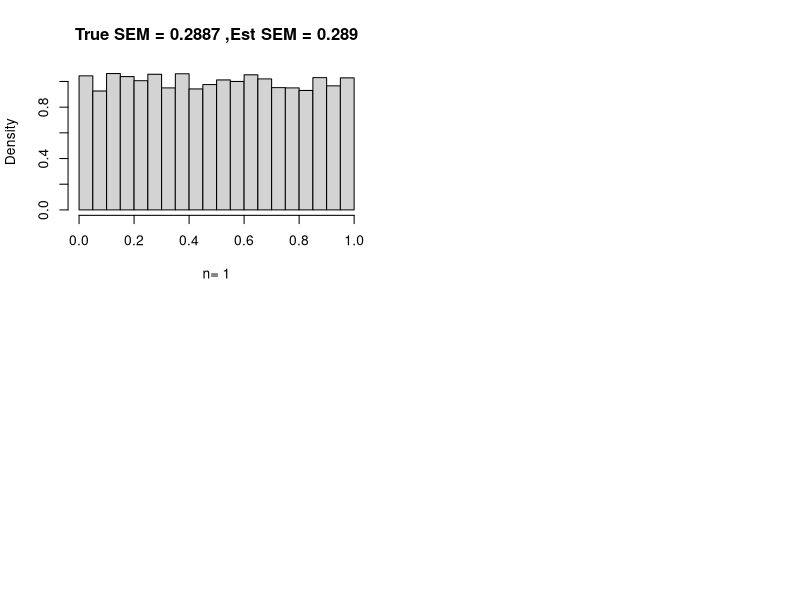

Reproduce this figure in R. (Note: this script raises an error after producing the figure.)
#demo.clt.unif(N,n)
# draws N samples of size n from Uniform(0,1)
# and plots the N means with a normal distribution overlay
demo.clt.unif <- function(N, n){
  sam <- matrix(runif(N*n, 0, 1),ncol=N);
  # calculate the mean of each column
  sam.mean<- colMeans(sam)
  sam.se<- sd(sam.mean)
  true.se <- sqrt((1/12)/n)
  hist(sam.mean,freq=FALSE, breaks=25, main=paste("True SEM =",round(true.se, 4),",Est SEM =", round(sam.se,4)),xlab=paste("n=", n))
  points(density(sam.mean),type="1")
  x <- seq(0,1,length=1000)
  points(x, dnorm(x, mean=0.5, sd=true.se),type="1", lwd=2, col="red")
  rug(sam.mean)
}
par(mfrow=c(2,2));
demo.clt.unif(10000, 1);
demo.clt.unif(10000, 2);
demo.clt.unif(10000, 6);
demo.clt.unif(10000, 12);


demo.clt.exp <- function(N, n){
  # draw sample in a matrix with N columns and n rows
  sam <- matrix(rexp(N*n, 1),ncol=N);
  # calculate the mean of each column
  sam.mean<- colMeans(sam)
  sam.se<- sd(sam.mean)
  true.se <- sqrt(1/n)
  hist(sam.mean,freq=FALSE, breaks=25, main=paste("True SEM =",round(true.se, 4),",Est SEM =", round(sam.se,4)),xlab=paste("n=", n))
  points(density(sam.mean),type="1")
  x <- seq(0,5,length=1000)
  points(x, dnorm(x, mean=0.5, sd=true.se),type="1", lwd=2, col="red")
  rug(sam.mean)
}
par(mfrow=c(2,2));
demo.clt.exp(10000, 1);
demo.clt.exp(10000, 6);
demo.clt.exp(10000, 30);
demo.clt.exp(10000, 100);

library(TeachingDemos)
?clt.examp

x <- seq(-8, 8, length=1000)
par(mfrow=c(1,1))
plot(x, dnorm(x), type="1", lwd=2, col="red"
     ,main="Normal (red) vs t-dist with df=1,2,6,12,30,100")
points(x, dt(x, 1),type="1")
points(x, dt(x, 2),type="1")
points(x, dt(x, 6),type="1")
points(x, dt(x, 12),type="1")
points(x, dt(x, 30),type="1")
points(x, dt(x, 100),type="1")

library(TeachingDemos)
ci.examp(mean.sim=10, sd=2, n=25
         , reps=100, conf.level=0.95, method="t")

bs.one.samp.dist <- function(dat, N =1e4){
  n <- length(dat);
  sam <- matrix(sample(dat,size= N*n, replace=TRUE), ncol=N);
  sam.mean <- colMeans(sam);
  old.par <- par(no.readonly = TRUE)
  par(mfrow=c(2,1), mar=c(3,2,2,1), oma=c(1,1,1,1))
  hist(dat, freq=FALSE, breaks=6
       ,main="Plot of data with smoothed density curve")
  points(density(dat), type="l")
  rug(dat)
  
  hist(sam.mean,freq=FALSE, breaks=25
       , main="Bootstrap sampling distribution of the mean"
       , xlab=paste("Data: n=", n
                    , ", mean=", signif(mean(dat), digits = 5)
                    , ", se=", signif(sd(dat)/sqrt(n)),digits=5))
  points(density(sam.mean),type="l")
  x <- seq(min(sam.mean), max(sam.mean), length=1000)
  points(x, dnorm(x, mean = mean(dat),sd=sd(dat)/sqrt(n))
         ,type = "l", lwd=2, col="red")
  rug(sam.mean)
  par(old.par)
}
x<- rgamma(10, shape = .5, scale = 20)
bs.one.samp.dist(x)

age <- c(54,42,51,54,49,56,33,58,54,64,49)
par(mfrow=c(2,1))
hist(age, freq=FALSE, breaks=6)
points(density(age), type="1")
rug(age)

library(vioplot)
vioplot(age, horizontal=TRUE, col="gray")

qt(1 - 0.05/2, df=length(age)-1)
?t.test
t.summary <- t.test(age, mu=50)
t.summary

summary(age)
bs.one.samp.dist(age)



t.dist.pval<-function(t.summary) {
  par(mfrow=c(1,1))
  lim.extreme <- max(4,abs(t.summary$statistic) + 0.5)
  lim.lower <- -lim.extreme;
  lim.upper <-lim.extreme;
  x.curve <-seq(lim.lower,lim.upper,length=200)
  y.curve <-dt(x.curve,df = t.summary$parameter)
  plot(x.curve, y.curve, type = "n"
       , ylab =paste("t-dist( df=", signif(t.summary$parameter, 3), ")")
       , xlab =paste("t-stat=", signif(t.summary$statistic, 5)
                     , " ，Shaded area is p-value =", signif(t.summary$p.value, 5)))
  if ((t.summary$alternative == "less" )
      | (t.summary$alternative == "two.sided ")) {
    x.pval.l <- seq(lim.lower,-abs(t.summary$statistic),length=200)
    y.pval.l <-dt(x.pval.l, df = t.summary$parameter)
    polygon(c(lim.lower,x.pval.l, -abs(t.summary$statistic))
            , c(0,y.pval.u,0), col="gray" )
  }
  if ((t.summary$alternative == "greater")
      |(t.summary$alternative == "two.sided")) {
    x.pval.u <- seq(abs(t.summary$statistic), lim.upper, length=200)
    y.pval.u <- dt(x.pval.u, df = t.summary$parameter)
    polygon(c(abs(t.summary$statistic), x.pval.u, lim.upper)
            , c(0, y.pval.u, 0), col="gray")
  }
  points(x.curve, y.curve, type = "l", lwd = 2, col = "blue")
}
t.dist.pval(t.summary)

names(t.summary)
t.summary$statistic
t.summary$parameter
t.summary$p.vaule
t.summary$conf.int
t.summary$estimate
t.summary$null.value
t.summary$alternative
t.summary$method
t.summary$data.name


toco <- c(5.6,2.7,6.2,2.9,1.5,4.0,4.3,3.0,3.6,2.4,6.7,3.8)
par(mfrow=c(2,1))
hist(toco, freq = FALSE, breaks = 6)
points(density(toco), type = "l")
rug(toco)
vioplot(toco, horizontal=TRUE, col="gray" )
stem(toco,scale=2)
qt(1-0.05/2,df=length(toco)-1)
t.summary<-t.test(toco,mu=0.54)
t.summary
summary(toco)
